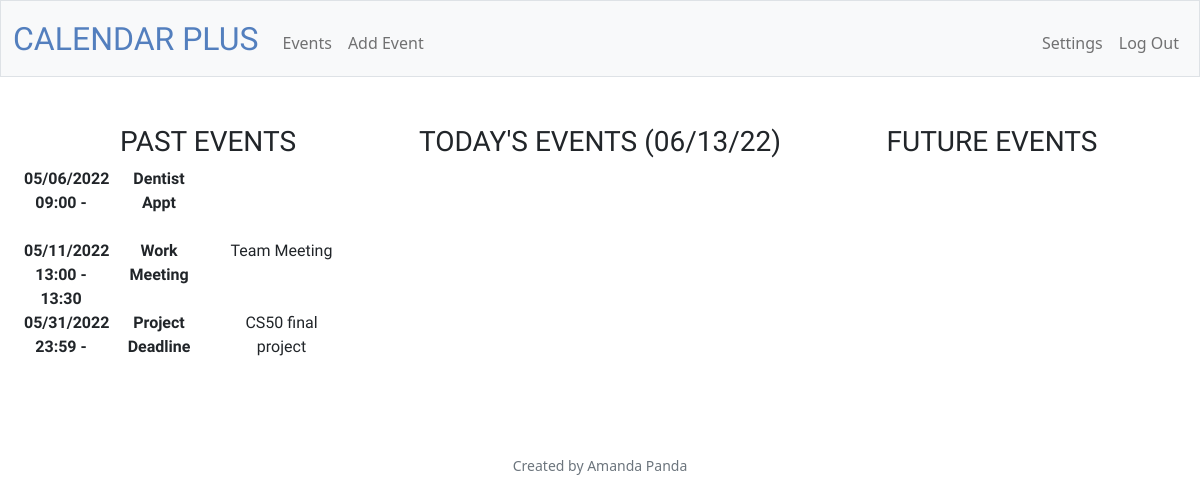
The app's page /events (signed in), older data.
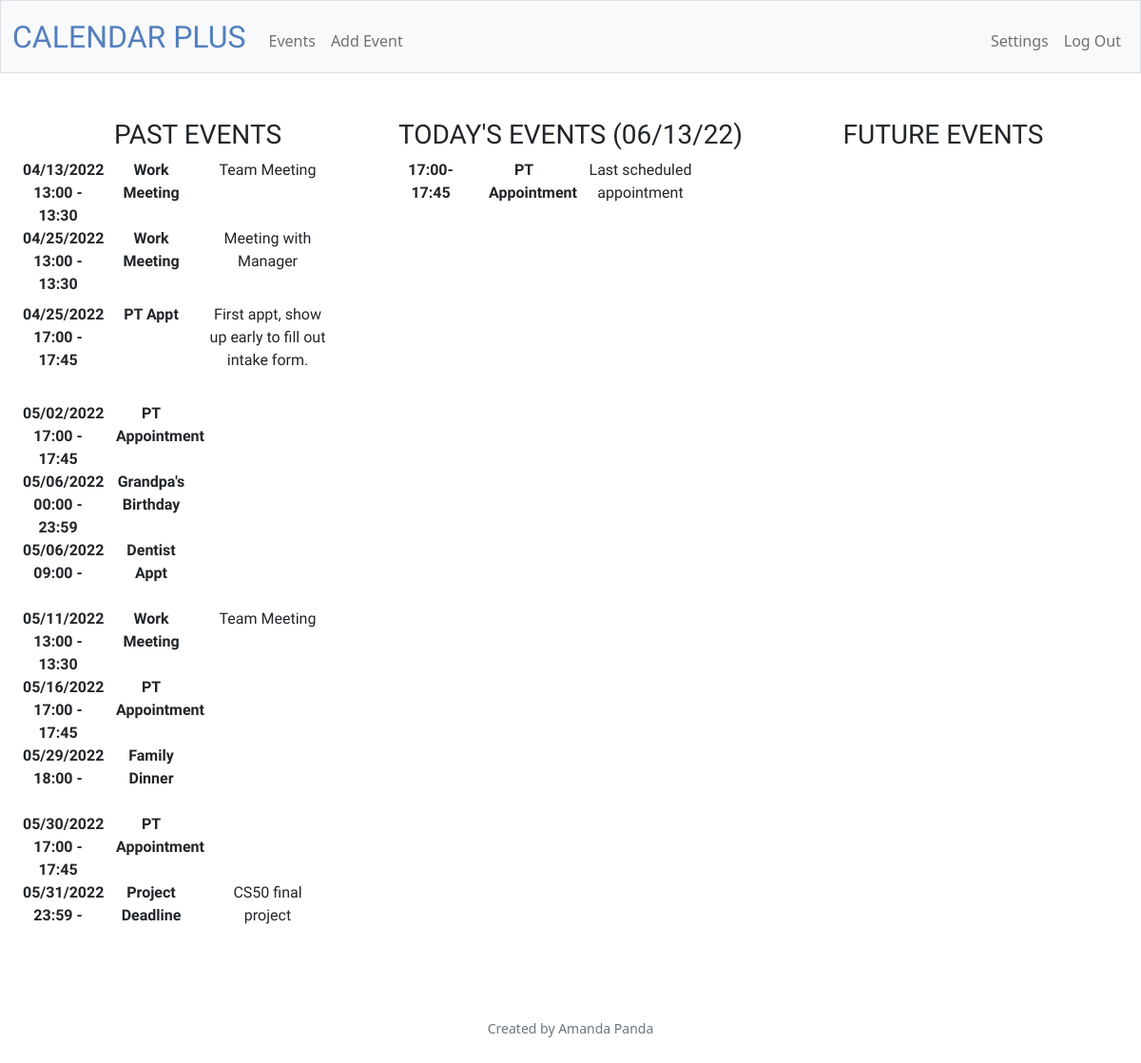
The same page, newer data.
### tables this page shows
CREATE TABLE events(id INTEGER PRIMARY KEY AUTOINCREMENT NOT NULL, creator INTEGER NOT NULL, title TEXT NOT NULL, date DATE NOT NULL, starttime TIME, endtime TIME, details TEXT);

### app.py (the view)
@app.route("/events", methods=["GET"])
@login_required
def events():
    today = date.today()
    account = session.get("user_id")
    past = db.execute("SELECT title, strftime('%m/%d/%Y', date) AS date,starttime, endtime, details FROM events WHERE creator = ? AND date < ? ORDER BY date, starttime", account, today)
    future = db.execute("SELECT title, strftime('%m/%d/%Y', date) AS date,starttime, endtime, details FROM events WHERE creator = ? AND date > ? ORDER BY date, starttime", account, today)
    current = db.execute("SELECT title, strftime('%m/%d/%Y', date) AS date, starttime, endtime, details FROM events WHERE creator = ? AND date = ? ORDER BY starttime", account, today)
    today = today.strftime("%m/%d/%y")
    return render_template("events.html", today=today, past=past, future=future, current=current)

### app.py (called while the page is built)
@app.after_request
def after_request(response):
    response.headers["Cache-Control"] = "no-cache, no-store, must-revalidate"
    response.headers["Expires"] = 0
    response.headers["Pragma"] = "no-cache"
    return response

### helpers.py (called while the page is built)
def login_required(f):
    @wraps(f)
    def decorated_function(*args, **kwargs):
        if session.get("user_id") is None:
            return redirect("/login")
        return f(*args, **kwargs)
    return decorated_function

### templates/events.html (shortened to what this page needs)
{% extends "layout.html" %}
{% block main %}
    <div class="container-fluid font-fred">
        <div class="row">
            <div class="col-sm">
                <h3>PAST EVENTS</h3>
                <dl class="row">
                {% for row in past %}
                    <dt class="col-sm-3">{{ row.date }} {{ row.starttime }} - {{ row.endtime }}</dt>
                    <dd class="col-sm-9">
                        <dl class="row" >
                            <dt class="col-sm-4">{{ row.title }}</dt>
                            <dd class="col-sm-6">{{ row.details }}</dd>
                        </dl>
                    </dd>
                {% endfor %}
            </div>
            <div class="col-sm">
                <h3>TODAY'S EVENTS ({{ today }})</h3>
                <dl class="row">
                {% for row in current %}
                <dt class="col-sm-3">{{ row.starttime }}-{{ row.endtime }}</dt>
                <dd class="col-sm-9">
                    <dl class="row">
                        <dt class="col-sm-4">{{ row.title }}</dt>
                        <dd class="col-sm-6">{{ row.details }}</dd>
                    </dl>
                </dd>
                {% endfor %}
            </div>
            <div class="col-sm">
                <h3>FUTURE EVENTS</h3>
            </div>
        </div>
    </div>
{% endblock %}

### templates/layout.html (shortened to what this page needs)
<!DOCTYPE html>
<html lang="en">
    <head>
        <link href="https://cdn.jsdelivr.net/npm/bootstrap@5.1.3/dist/css/bootstrap.min.css" rel="stylesheet">
        <link href="/static/styles.css" rel="stylesheet">
    </head>
    <body>
        <nav class="bg-light border navbar navbar-expand-md navbar-light">
            <div class="container-fluid">
                <a class="navbar-brand" href="/"><span class="color font-elite">CALENDAR PLUS</span></a>
                <div class="collapse navbar-collapse" id="navbar">
                    {% if session["user_id"] %}
                        <ul class="navbar-nav me-auto mt-2">
                            <li class="nav-item"><a class="nav-link" href="/events">Events</a></li>
                            <li class="nav-item"><a class="nav-link" href="/addevent">Add Event</a></li>
                        </ul>
                        <ul class="navbar-nav ms-auto mt-2">
                            <li class="nav-item"><a class="nav-link" href="/settings">Settings</a></li>
                            <li class="nav-item"><a class="nav-link" href="/logout">Log Out</a></li>
                        </ul>
                    {% else %}
                        <ul class="navbar-nav ms-auto mt-2">
                            <li class="nav-item"><a class="nav-link" href="/register">Register</a></li>
                            <li class="nav-item"><a class="nav-link" href="/login">Log in</a></li>
                        </ul>
                    {% endif %}
                </div>
            </div>
        </nav>
        <main class="container-fluid py-5 text-center">
            {% block main %}{% endblock %}
        </main>
        <footer class="mb-5 small text-center text-muted">
            Created by Amanda Panda
        </footer>
    </body>
</html>

### static/styles.css (style rules this page uses)
nav .navbar-brand { font-size: xx-large; }
nav .navbar-brand .color { color: #537fbe; }
.font-elite { font-family: 'Special Elite', cursive; }
.font-fred { font-family: 'Fredericka the Great', cursive; }

Row changes from the older to the newer data that the page shows:
added events: date "04/13/2022", starttime "13:00", endtime "13:30", title "Work Meeting", details "Team Meeting", shown under "PAST EVENTS"
added events: date "04/25/2022", starttime "13:00", endtime "13:30", title "Work Meeting", details "Meeting with Manager", shown under "PAST EVENTS"
added events: date "04/25/2022", starttime "17:00", endtime "17:45", title "PT Appt", details "First appt, show up early to fill out intake form.", shown under "PAST EVENTS"
added events: date "05/02/2022", starttime "17:00", endtime "17:45", title "PT Appointment", shown under "PAST EVENTS"
added events: date "05/06/2022", starttime "00:00", endtime "23:59", title "Grandpa's Birthday", shown under "PAST EVENTS"
added events: date "05/16/2022", starttime "17:00", endtime "17:45", title "PT Appointment", shown under "PAST EVENTS"
added events: date "05/29/2022", starttime "18:00", title "Family Dinner", shown under "PAST EVENTS"
added events: date "05/30/2022", starttime "17:00", endtime "17:45", title "PT Appointment", shown under "PAST EVENTS"
added events: starttime "17:00", endtime "17:45", title "PT Appointment", details "Last scheduled appointment", shown under "TODAY'S EVENTS (06/13/22)"
